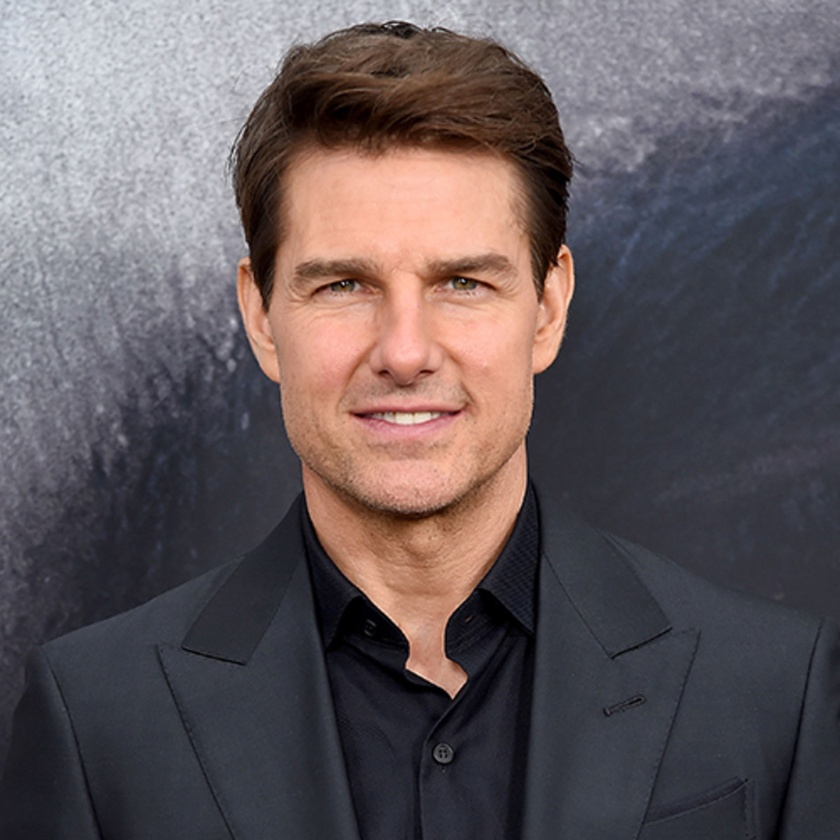
#> input picture image1.jpg, 840 x 840 px, shrunk from 1200 x 1200 before the run
$ python detect_face.py
#> lines starting #> are read from the running program, lines starting #| are printed output that depends on the picture; after the words box and inside, x2 and y2 are one past the last pixel; in counts of white or black regions, pixels touching at a corner belong together
import cv2
from random import randrange


def detect_human_face_in_img(img_name):
    # train the model
#> called with img_name = 'image1.jpg'
    train_face_img = cv2.CascadeClassifier(
        'haarcascade_frontalface_default.xml')
    # get the imgage
    img = cv2.imread(img_name)
#> img is the input picture: shape (840, 840, 3); mean B, G, R 92.4, 89.1, 98.6
    # change the color of the image to gray
    change_to_gray = cv2.cvtColor(img, cv2.COLOR_BGR2GRAY)
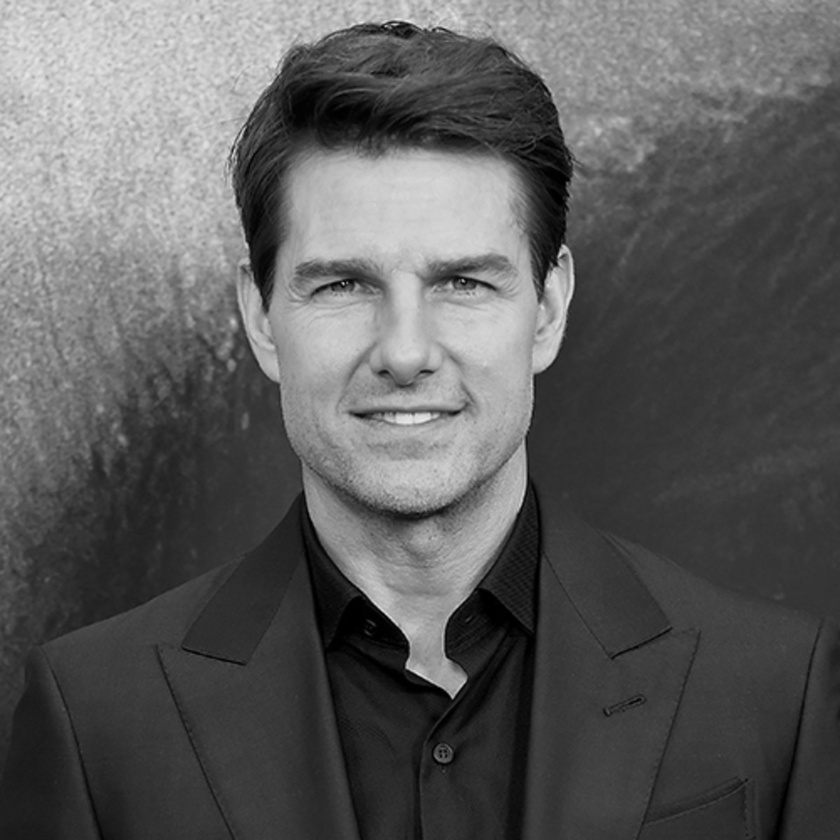
#> change_to_gray: shape (840, 840); min 0, max 236, mean 92.3
    # detecting face in the image and get the coordinates
    get_coordinates = train_face_img.detectMultiScale(change_to_gray)
#> get_coordinates = [[229, 146, 353, 353]]
    # draw rectangle around the face
    for (x, y, z, w) in get_coordinates:
        cv2.rectangle(img, (x, y), (x+z, y+w), (randrange(256),
                                                randrange(256), randrange(256)), 2)
#> this loop made 1 pass
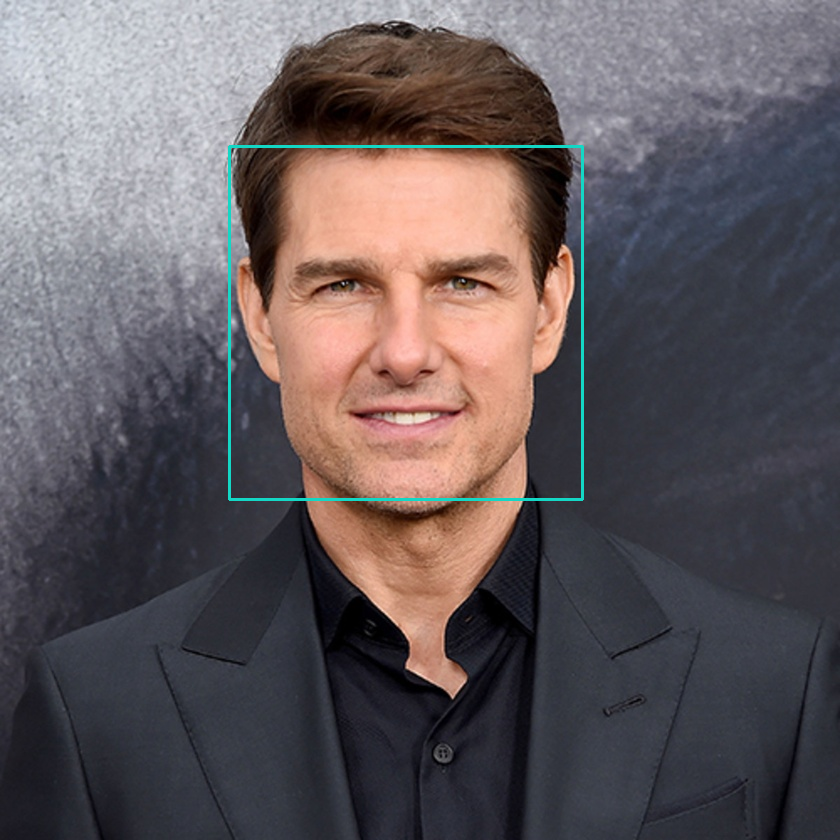
#> img: shape (840, 840, 3); 0.6% of pixels changed, all inside (x1, y1, x2, y2) = (228, 145, 584, 501)
    cv2.imshow('face detector app', img)
    cv2.waitKey()


detect_human_face_in_img('image1.jpg')
